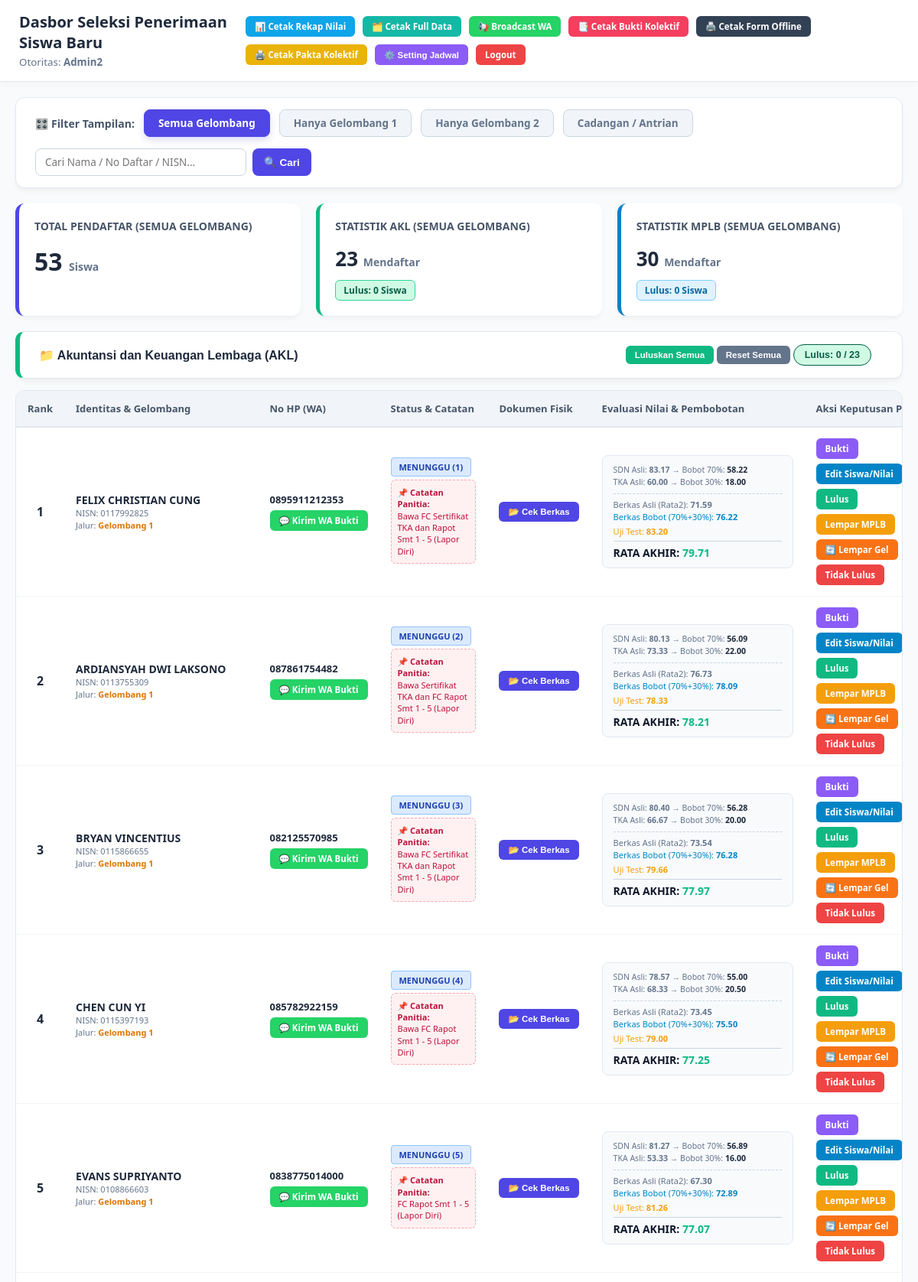
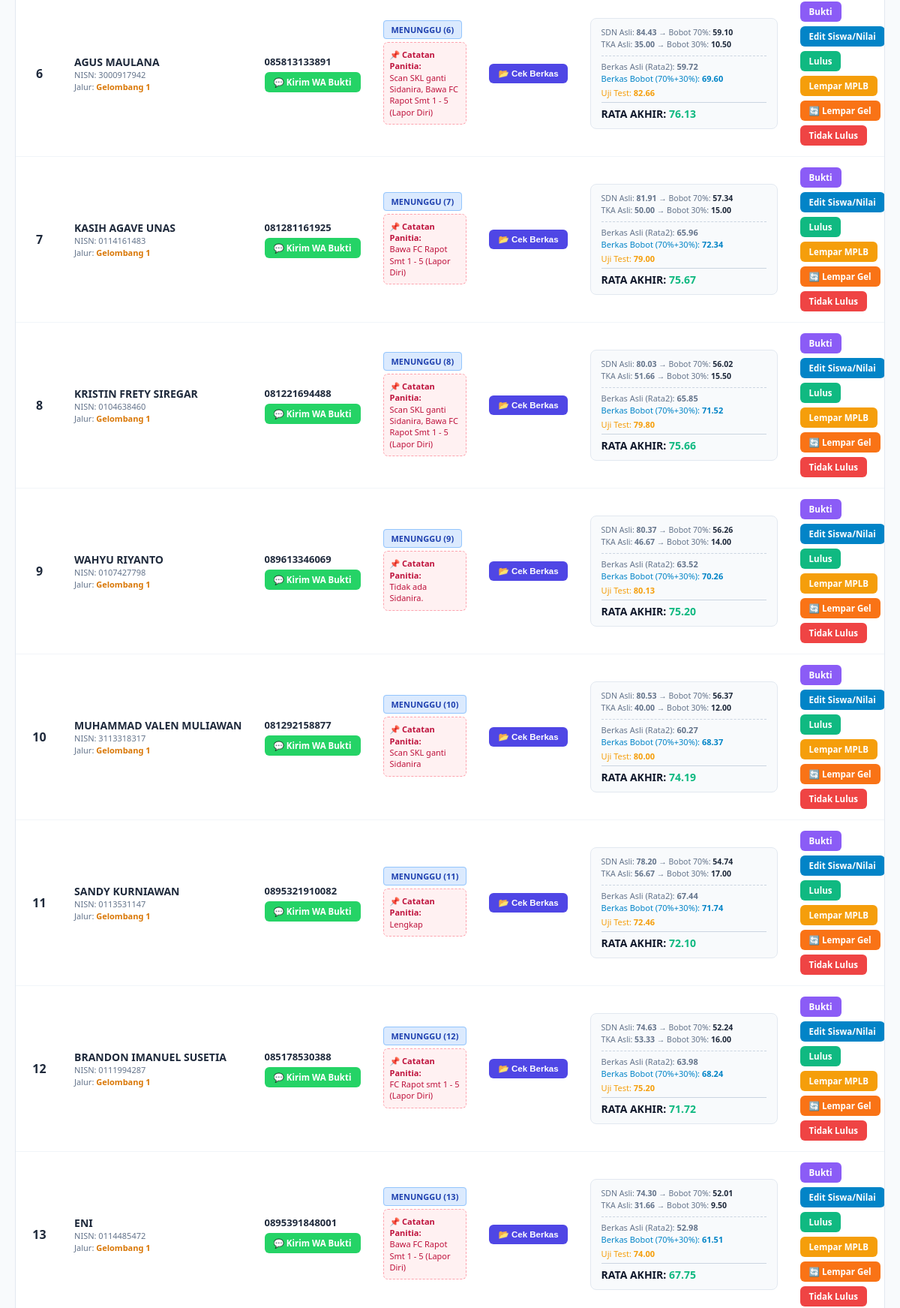
Screenshot of /spmbsmk/admin/admin.php (signed in, upper part) with the database file from the repository (2 pictures, top to bottom).
### tables this page shows
CREATE TABLE `pendaftar` (
  `id` int(11) NOT NULL,
  `no_pendaftaran` varchar(255) DEFAULT NULL,
  `nama_lengkap` varchar(100) NOT NULL,
  `nik` varchar(16) DEFAULT NULL,
  `tempat_lahir` varchar(50) NOT NULL,
  `tanggal_lahir` date NOT NULL,
  `nisn` varchar(10) NOT NULL,
  `no_ijazah` varchar(50) NOT NULL,
  `asal_sekolah` varchar(100) NOT NULL,
  `riwayat_penyakit` varchar(255) DEFAULT NULL,
  `alamat` text DEFAULT NULL,
  `kelurahan` varchar(100) DEFAULT NULL,
  `kecamatan` varchar(100) DEFAULT NULL,
  `no_whatsapp` varchar(15) NOT NULL,
  `pilihan_jurusan` varchar(50) NOT NULL,
  `nilai_skl` decimal(5,2) DEFAULT 0.00,
  `tanggal_daftar` timestamp NOT NULL DEFAULT current_timestamp(),
  `nilai_tka` decimal(5,2) DEFAULT 0.00,
  `nilai_test` decimal(5,2) DEFAULT 0.00,
  `nilai_berkas` decimal(5,2) DEFAULT 0.00,
  `file_ijazah` varchar(255) DEFAULT NULL,
  `file_tka` varchar(255) DEFAULT NULL,
  `file_kk` varchar(255) DEFAULT NULL,
  `file_akte` varchar(255) DEFAULT NULL,
  `no_kk` varchar(16) DEFAULT NULL,
  `status_konfirmasi` varchar(20) DEFAULT 'Belum',
  `gelombang` varchar(20) DEFAULT NULL,
  `alasan_pembatalan` text DEFAULT NULL,
  `file_ktp_bapak` varchar(255) DEFAULT NULL,
  `file_ktp_ibu` varchar(255) DEFAULT NULL,
  `file_sptjm` varchar(255) DEFAULT NULL,
  `status_kjp` enum('Ya','Tidak') DEFAULT 'Tidak',
  `no_rek_kjp` varchar(50) DEFAULT NULL,
  `file_tabungan_kjp` varchar(255) DEFAULT NULL,
  `catatan_panitia` text DEFAULT NULL
);

### spmbsmk/admin/admin.php (the view, shortened to what the rows shown need)
<?php
include '../config/koneksi.php';
$tab_aktif = isset($_GET['tab']) ? $_GET['tab'] : 'akl';
$gel_aktif = isset($_GET['gel']) ? $_GET['gel'] : 'Semua';
$search = isset($_GET['search']) ? mysqli_real_escape_string($conn, $_GET['search']) : '';
$sql_gel_filter = ($gel_aktif == 'Semua') ? "" : " AND gelombang = '$gel_aktif'";
$sql_search_filter = ($search != '') ? " AND (nama_lengkap LIKE '%$search%' OR no_pendaftaran LIKE '%$search%' OR nisn LIKE '%$search%')" : "";
$order_logic = "ORDER BY CASE status_konfirmasi
                    WHEN 'LULUS' THEN 1
                    WHEN 'Menunggu' THEN 2
                    WHEN 'Tidak Jadi' THEN 3
                END ASC,
                nilai_akhir_sql DESC,
                tanggal_lahir ASC,
                tanggal_daftar ASC,
                id ASC";
$rumus_nilai = "((((nilai_skl * 0.7) + (nilai_tka * 0.3))) + nilai_test) / 2";
$query_akl = "SELECT *, $rumus_nilai as nilai_akhir_sql FROM pendaftar WHERE pilihan_jurusan = 'Akuntansi dan Keuangan Lembaga' $sql_gel_filter $sql_search_filter $order_logic";
$result_akl = mysqli_query($conn, $query_akl);
$protocol = isset($_SERVER['HTTPS']) && $_SERVER['HTTPS'] === 'on' ? "https" : "http";
$domain_web = $protocol . "://" . $_SERVER['HTTP_HOST'] . dirname($_SERVER['PHP_SELF']);
?>
<!DOCTYPE html>
<html lang="id">
<head>
</head>
<body>
    <div class="nav-admin">
        <div>
            <h2 style="margin: 0; font-size: 20px;">Dasbor Seleksi Penerimaan Siswa Baru</h2>
        </div>
    </div>
    <div id="panel_akl" class="panel-tabel <?php echo ($tab_aktif == 'akl') ? 'terbuka' : ''; ?>">
        <div class="table-responsive">
            <table>
                <thead>
                    <tr>
                        <th>Rank</th>
                        <th>Identitas & Gelombang</th>
                        <th>No HP (WA)</th>
                        <th>Status & Catatan</th>
                        <th>Dokumen Fisik</th>
                        <th>Evaluasi Nilai & Pembobotan</th>
                        <th>Aksi Keputusan Panitia</th>
                    </tr>
                </thead>
                <tbody>
                    <?php
                    $rank = 1;
                    if (mysqli_num_rows($result_akl) > 0) {
                        while($row = mysqli_fetch_assoc($result_akl)) {
                            if ($row['status_konfirmasi'] == 'LULUS') {
                                $zb = "<span class='status-badge badge-locked-utama'>🔒 Lulus</span>";
                            } else {
                                $zb = "<span class='status-badge badge-utama'>Menunggu ($rank)</span>";
                            }
                            $no_hp = preg_replace('/[^0-9]/', '', $row['no_whatsapp']);
                            if (substr($no_hp, 0, 1) == '0') {
                                $no_wa = '62' . substr($no_hp, 1);
                            } else {
                                $no_wa = $no_hp;
                            }
                            $pesan_wa = urlencode("Halo Bapak/Ibu Calon Wali Murid dari *" . $row['nama_lengkap'] . "* (NISN: " . $row['nisn'] . ").\n\nBerikut kami sampaikan Bukti Pendaftaran dan Pengumuman SPMB SMK Permata Bunda I.\n\nSilakan klik tautan ini untuk mengunduh bukti Anda:\n" . $domain_web . "/bukti.php?no_pendaftaran=" . $row['no_pendaftaran']);
                            $asli_skl = (float)$row['nilai_skl'];
                            $asli_tka = (float)$row['nilai_tka'];
                            $bobot_skl = $asli_skl * 0.70;
                            $bobot_tka = $asli_tka * 0.30;
                            $nilai_berkas_asli = ($asli_skl + $asli_tka) / 2;
                            $nilai_berkas_bobot = $bobot_skl + $bobot_tka;
                            $nilai_test = (float)$row['nilai_test'];
                            $nilai_akhir_total = ($nilai_berkas_bobot + $nilai_test) / 2;
                    ?>
                    <tr>
                        <td style="text-align:center; font-size:16px;"><b><?php echo $rank; ?></b></td>
                        <td>
                            <div class="identitas-box">
                                <span style="font-weight: 800; font-size: 14px;"><?php echo htmlspecialchars($row['nama_lengkap'], ENT_QUOTES, 'UTF-8'); ?></span>
                                <span class="small-text">NISN: <?php echo htmlspecialchars($row['nisn'], ENT_QUOTES, 'UTF-8');?></span>
                                <span class="small-text">Jalur: <b style="color:#d97706; text-transform: capitalize;">Gelombang <?php echo htmlspecialchars($row['gelombang'], ENT_QUOTES, 'UTF-8'); ?></b></span>
                            </div>
                        </td>
                        <td>
                            <span style="font-weight:600; display:block; margin-bottom:5px; font-size:13px;"><?php echo htmlspecialchars($row['no_whatsapp'], ENT_QUOTES, 'UTF-8'); ?></span>
                            <a href="https://wa.me/<?php echo $no_wa; ?>?text=<?php echo $pesan_wa; ?>" target="_blank" class="btn-action bg-wa">💬 Kirim WA Bukti</a>
                        </td>
                        <td>
                            <?php echo $zb; ?>
                            <?php if (!empty($row['catatan_panitia'])): ?>
                                <div style="margin-top: 8px; background: #fff1f2; border: 1px dashed #fda4af; padding: 8px; border-radius: 6px; font-size: 11px; color: #be123c; line-height: 1.4; max-width: 220px; white-space: normal;">
                                    <b>📌 Catatan Panitia:</b><br>
                                    <?php echo nl2br(htmlspecialchars($row['catatan_panitia'], ENT_QUOTES, 'UTF-8')); ?>
                                </div>
                            <?php endif; ?>
                        </td>
                        <td>
                            <button class="btn-action bg-view" onclick="bukaModalBerkas('<?php echo addslashes($row['nama_lengkap']); ?>', '<?php echo $row['file_ijazah']; ?>', '<?php echo $row['file_tka']; ?>', '<?php echo $row['file_kk']; ?>', '<?php echo $row['file_akte']; ?>', '<?php echo $row['file_ktp_bapak']; ?>', '<?php echo $row['file_ktp_ibu']; ?>', '<?php echo $row['file_sptjm']; ?>', '<?php echo $row['status_kjp']; ?>', '<?php echo $row['file_tabungan_kjp']; ?>')">📂 Cek Berkas</button>
                        </td>
                        <td>
                            <div class="nilai-box">
                                <div class="rincian-bobot">
                                    SDN Asli: <b><?php echo number_format($asli_skl, 2); ?></b> &rarr; Bobot 70%: <b style="color:#1e293b;"><?php echo number_format($bobot_skl, 2); ?></b><br>
                                    TKA Asli: <b><?php echo number_format($asli_tka, 2); ?></b> &rarr; Bobot 30%: <b style="color:#1e293b;"><?php echo number_format($bobot_tka, 2); ?></b>
                                </div>
                                <span class="small-text" style="color:#64748b;">Berkas Asli (Rata2): <b><?php echo number_format($nilai_berkas_asli, 2); ?></b></span>
                                <span class="small-text" style="color:#0284c7;">Berkas Bobot (70%+30%): <b><?php echo number_format($nilai_berkas_bobot, 2); ?></b></span>
                                <span class="small-text" style="color:#f59e0b; margin-top:4px;">
                                    Uji Test: <b><?php echo ($nilai_test > 0) ? number_format($nilai_test, 2) : '0.00 (Belum Ujian)'; ?></b>
                                </span>
                                <div style="margin-top:5px; border-top:1px solid #cbd5e1; padding-top:5px; font-weight: 800; font-size: 14px; color:#0f172a;">
                                    RATA AKHIR: <span style="color:#10b981;"><?php echo number_format($nilai_akhir_total, 2); ?></span>
                                </div>
                            </div>
                        </td>
                        <td>
                            <div class="btn-group">
                                <a href="bukti.php?no_pendaftaran=<?php echo urlencode($row['no_pendaftaran']); ?>" target="_blank" class="btn-action bg-print-bukti">Bukti</a>
                                <?php if($row['status_konfirmasi'] == 'Menunggu'): ?>
                                    <a href="edit.php?id=<?php echo $row['id']; ?>&tab=akl" class="btn-action bg-edit">Edit Siswa/Nilai</a>
                                    <a href="konfirmasi.php?id=<?php echo $row['id']; ?>&status=LULUS&tab=akl" class="btn-action bg-success-btn" onclick="return confirm('Kunci kelulusan untuk siswa ini?')">Lulus</a>
                                    <a href="konfirmasi.php?id=<?php echo $row['id']; ?>&status=Pindah&tab=akl" class="btn-action bg-move-btn" onclick="return confirm('Pindahkan siswa ini ke jurusan MPLB?')">Lempar MPLB</a>
                                    <a href="#" class="btn-action" style="background:#f97316;" onclick="pindahGelombang(<?php echo $row['id']; ?>, 'akl'); return false;">🔄 Lempar Gel</a>
                                    <a href="#" class="btn-action bg-danger-btn" onclick="let alasan = prompt('Masukkan alasan tidak lulus/batal untuk siswa ini:'); if(alasan === null) return false; if(alasan.trim() === '') { alert('Alasan wajib diisi!'); return false; } window.location.href='konfirmasi.php?id=<?php echo $row['id']; ?>&status=Tidak Jadi&tab=akl&alasan=' + encodeURIComponent(alasan); return false;">Tidak Lulus</a>
                                <?php endif; ?>
                            </div>
                        </td>
                    </tr>
                    <?php $rank++; }} else { echo "<tr><td colspan='7' style='text-align:center; padding:30px;'>Pencarian/Data tidak ditemukan pada jurusan ini.</td></tr>"; } ?>
                </tbody>
            </table>
        </div>
    </div>
</body>
</html>

### rows the page displays
pendaftar: nama_lengkap "FELIX CHRISTIAN CUNG", nisn "0117992825", gelombang "1", no_whatsapp "0895911212353", catatan_panitia "Bawa FC Sertifikat TKA dan Rapot Smt 1 - 5 (Lapor Diri)", nilai_skl "83.17", nilai_skl "58.22", nilai_tka "60.00", nilai_tka "18.00", nilai_berkas_asli "71.59", nilai_berkas_bobot "76.22", nilai_test "83.20", nilai_akhir_total "79.71"
pendaftar: nama_lengkap "ARDIANSYAH DWI LAKSONO", nisn "0113755309", gelombang "1", no_whatsapp "087861754482", catatan_panitia "Bawa Sertifikat TKA dan FC Rapot Smt 1 - 5 (Lapor Diri)", nilai_skl "80.13", nilai_skl "56.09", nilai_tka "73.33", nilai_tka "22.00", nilai_berkas_asli "76.73", nilai_berkas_bobot "78.09", nilai_test "78.33", nilai_akhir_total "78.21"
pendaftar: nama_lengkap "BRYAN VINCENTIUS", nisn "0115866655", gelombang "1", no_whatsapp "082125570985", catatan_panitia "Bawa FC Sertifikat TKA dan Rapot Smt 1 - 5 (Lapor Diri)", nilai_skl "80.40", nilai_skl "56.28", nilai_tka "66.67", nilai_tka "20.00", nilai_berkas_asli "73.54", nilai_berkas_bobot "76.28", nilai_test "79.66", nilai_akhir_total "77.97"
pendaftar: nama_lengkap "CHEN CUN YI", nisn "0115397193", gelombang "1", no_whatsapp "085782922159", catatan_panitia "Bawa FC Rapot Smt 1 - 5 (Lapor Diri)", nilai_skl "78.57", nilai_skl "55.00", nilai_tka "68.33", nilai_tka "20.50", nilai_berkas_asli "73.45", nilai_berkas_bobot "75.50", nilai_test "79.00", nilai_akhir_total "77.25"
pendaftar: nama_lengkap "EVANS SUPRIYANTO", nisn "0108866603", gelombang "1", no_whatsapp "0838775014000", catatan_panitia "FC Rapot Smt 1 - 5 (Lapor Diri)", nilai_skl "81.27", nilai_skl "56.89", nilai_tka "53.33", nilai_tka "16.00", nilai_berkas_asli "67.30", nilai_berkas_bobot "72.89", nilai_test "81.26", nilai_akhir_total "77.07"
pendaftar: nama_lengkap "AGUS MAULANA", nisn "3000917942", gelombang "1", no_whatsapp "085813133891", catatan_panitia "Scan SKL ganti Sidanira, Bawa FC Rapot Smt 1 - 5 (Lapor Diri)", nilai_skl "84.43", nilai_skl "59.10", nilai_tka "35.00", nilai_tka "10.50", nilai_berkas_asli "59.72", nilai_berkas_bobot "69.60", nilai_test "82.66", nilai_akhir_total "76.13"
pendaftar: nama_lengkap "KASIH AGAVE UNAS", nisn "0114161483", gelombang "1", no_whatsapp "081281161925", catatan_panitia "Bawa FC Rapot Smt 1 - 5 (Lapor Diri)", nilai_skl "81.91", nilai_skl "57.34", nilai_tka "50.00", nilai_tka "15.00", nilai_berkas_asli "65.96", nilai_berkas_bobot "72.34", nilai_test "79.00", nilai_akhir_total "75.67"
pendaftar: nama_lengkap "KRISTIN FRETY SIREGAR", nisn "0104638460", gelombang "1", no_whatsapp "081221694488", catatan_panitia "Scan SKL ganti Sidanira, Bawa FC Rapot Smt 1 - 5 (Lapor Diri)", nilai_skl "80.03", nilai_skl "56.02", nilai_tka "51.66", nilai_tka "15.50", nilai_berkas_asli "65.85", nilai_berkas_bobot "71.52", nilai_test "79.80", nilai_akhir_total "75.66"
pendaftar: nama_lengkap "WAHYU RIYANTO", nisn "0107427798", gelombang "1", no_whatsapp "089613346069", catatan_panitia "Tidak ada Sidanira.", nilai_skl "80.37", nilai_skl "56.26", nilai_tka "46.67", nilai_tka "14.00", nilai_berkas_asli "63.52", nilai_berkas_bobot "70.26", nilai_test "80.13", nilai_akhir_total "75.20"
pendaftar: nama_lengkap "MUHAMMAD VALEN MULIAWAN", nisn "3113318317", gelombang "1", no_whatsapp "081292158877", catatan_panitia "Scan SKL ganti Sidanira", nilai_skl "80.53", nilai_skl "56.37", nilai_tka "40.00", nilai_tka "12.00", nilai_berkas_asli "60.27", nilai_berkas_bobot "68.37", nilai_test "80.00", nilai_akhir_total "74.19"
pendaftar: nama_lengkap "SANDY KURNIAWAN", nisn "0113531147", gelombang "1", no_whatsapp "0895321910082", catatan_panitia "Lengkap", nilai_skl "78.20", nilai_skl "54.74", nilai_tka "56.67", nilai_tka "17.00", nilai_berkas_asli "67.44", nilai_berkas_bobot "71.74", nilai_test "72.46", nilai_akhir_total "72.10"
pendaftar: nama_lengkap "BRANDON IMANUEL SUSETIA", nisn "0111994287", gelombang "1", no_whatsapp "085178530388", catatan_panitia "FC Rapot smt 1 - 5 (Lapor Diri)", nilai_skl "74.63", nilai_skl "52.24", nilai_tka "53.33", nilai_tka "16.00", nilai_berkas_asli "63.98", nilai_berkas_bobot "68.24", nilai_test "75.20", nilai_akhir_total "71.72"
pendaftar: nama_lengkap "ENI", nisn "0114485472", gelombang "1", no_whatsapp "0895391848001", catatan_panitia "Bawa FC Rapot Smt 1 - 5 (Lapor Diri)", nilai_skl "74.30", nilai_skl "52.01", nilai_tka "31.66", nilai_tka "9.50", nilai_berkas_asli "52.98", nilai_berkas_bobot "61.51", nilai_test "74.00", nilai_akhir_total "67.75"

### other values shown
$_SESSION['admin_user'] "Admin2"
$label_gelombang "SEMUA GELOMBANG"
$tot_all "53"
$tot_akl_all "23"
$akl_utama "0"
$tot_mplb_all "30"
$mplb_utama "0"
